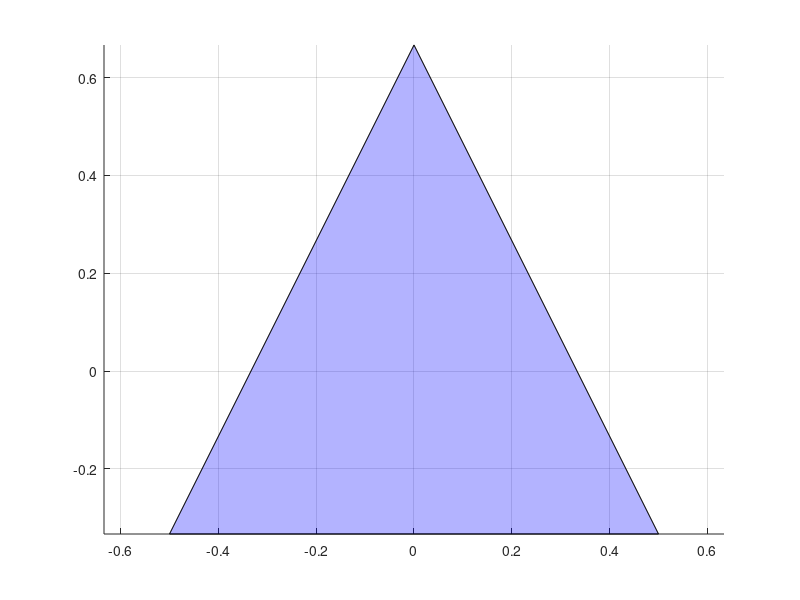

This figure's MATLAB source: (Note: this script raises an error after producing the figure.)
% ２次元三角形パッチサンプル
clear
close all
clc

x = [0, -0.5, 0.5];
y = [2/3, -1/3, -1/3];

figure;
pat = patch(x, y, 'b', 'FaceAlpha',.3);
axis equal
grid on
xline(0);
yline(0);
xlim(1.5*[-1 1])
ylim(1.5*[-1 1])
xlabel("x");
ylabel("y");

%% 回転
theta = deg2rad(10);
Rz = [cos(theta), -sin(theta);
      sin(theta), cos(theta)];

u = pat.Vertices;
v = (Rz*u')';

pat.Vertices = v;

%% 頂点座標と連結頂点で一気に指定(頂点数は同じじゃないと行けない)
% vert = [x1, y1;
%         x2, y2;
%         x3, y3;
%         ...
%         xn, yn];

phi = linspace(0, 2*pi, 7);
x = cos(phi);
y = sin(phi);
u = [x',y'];
F = 1:6;
F = [1,2,3,4;
     5,6,1,NaN];

% verts = [ 2/3+1,  0;
%          -1/3+1,  1/2;
%          -1/3+1, -1/2;
% 
%           2/3-1,  0;
%          -1/3-1,  1/2;
%          -1/3-1, -1/2;];
% faces = [1, 2, 3; % 面1
%          4, 5, 6];

patch('Faces',F,'Vertices',u,'FaceColor','b', 'FaceAlpha',.3)
axis equal
grid on
xline(0);
yline(0);
xlim(2*[-1 1])
ylim(2*[-1 1])

% 
% % 回転
% theta = deg2rad(10);
% Rz = [cos(theta), -sin(theta);
%       sin(theta), cos(theta)];
% 
% newVerts = (Rz*verts')';
% hold on
% patch('Faces',faces,'Vertices',newVerts,'FaceColor','g', 'FaceAlpha',.3)
% 
